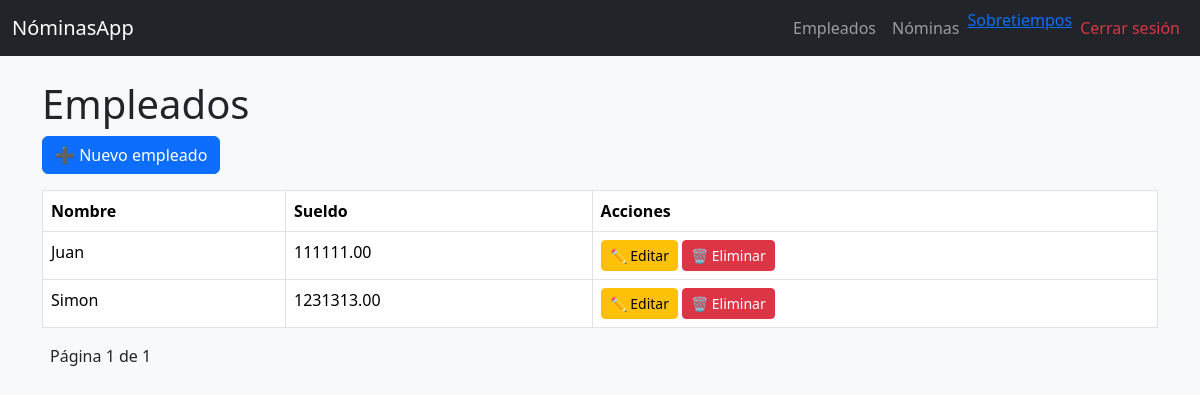
The page /empleados/ (signed in) on the database its author committed.
### nomina/models.py (models this page shows, shortened)
class Empleado(models.Model):
    cedula = models.CharField(
        max_length=10,
        unique=True,
        validators=[RegexValidator(r'^\d{10}$', 'La cédula debe tener 10 dígitos')]
    )
    nombre = models.CharField(
        max_length=100,
        validators=[RegexValidator(r'^[A-Za-z\s]+$', 'El nombre solo puede contener letras y espacios')]
    )
    sueldo = models.DecimalField(max_digits=10, decimal_places=2, validators=[MinValueValidator(0.01)])
    departamento = models.CharField(max_length=50, choices=DEPARTAMENTO_CHOICES)
    cargo = models.CharField(max_length=50, choices=CARGO_CHOICES)

### nomina/views.py (the view)
# urls.py: path("empleados/", views.lista_empleados, name="empleado_list"),
@login_required
def lista_empleados(request):
    empleados = Empleado.objects.all().order_by("nombre")
    paginator = Paginator(empleados, 3)
    page_number = request.GET.get("page")
    page_obj = paginator.get_page(page_number)
    return render(request, "empleados/lista.html", {"page_obj": page_obj})

### nomina/templates/empleados/lista.html (shortened to what this page needs)
{% extends 'layouts/base.html' %}
{% block content %}
<h1>Empleados</h1>
<a class="btn btn-primary mb-3" href="{% url 'empleado_create' %}">➕ Nuevo empleado</a>
<table class="table table-bordered">
  <thead>
    <tr>
      <th>Nombre</th>
      <th>Sueldo</th>
      <th>Acciones</th>
    </tr>
  </thead>
  <tbody>
  {% for e in page_obj %}
    <tr>
      <td>{{ e.nombre }}</td>
      <td>{{ e.sueldo }}</td>
      <td>
        <a class="btn btn-sm btn-warning" href="{% url 'empleado_update' e.pk %}">✏️ Editar</a>
        <a class="btn btn-sm btn-danger" href="{% url 'empleado_delete' e.pk %}">🗑️ Eliminar</a>
      </td>
    </tr>
  {% empty %}
    <tr>
      <td colspan="3">No hay empleados registrados.</td>
    </tr>
  {% endfor %}
  </tbody>
</table>
<div class="pagination mt-3">
  <span class="mx-2">Página {{ page_obj.number }} de {{ page_obj.paginator.num_pages }}</span>
</div>
{% endblock %}

### rows shown on the page
Empleado: nombre "Juan", sueldo "111111.00"
Empleado: nombre "Simon", sueldo "1231313.00"

### other values the page prints
{{ page_obj.number }} "1"
{{ page_obj.paginator.num_pages }} "1"
